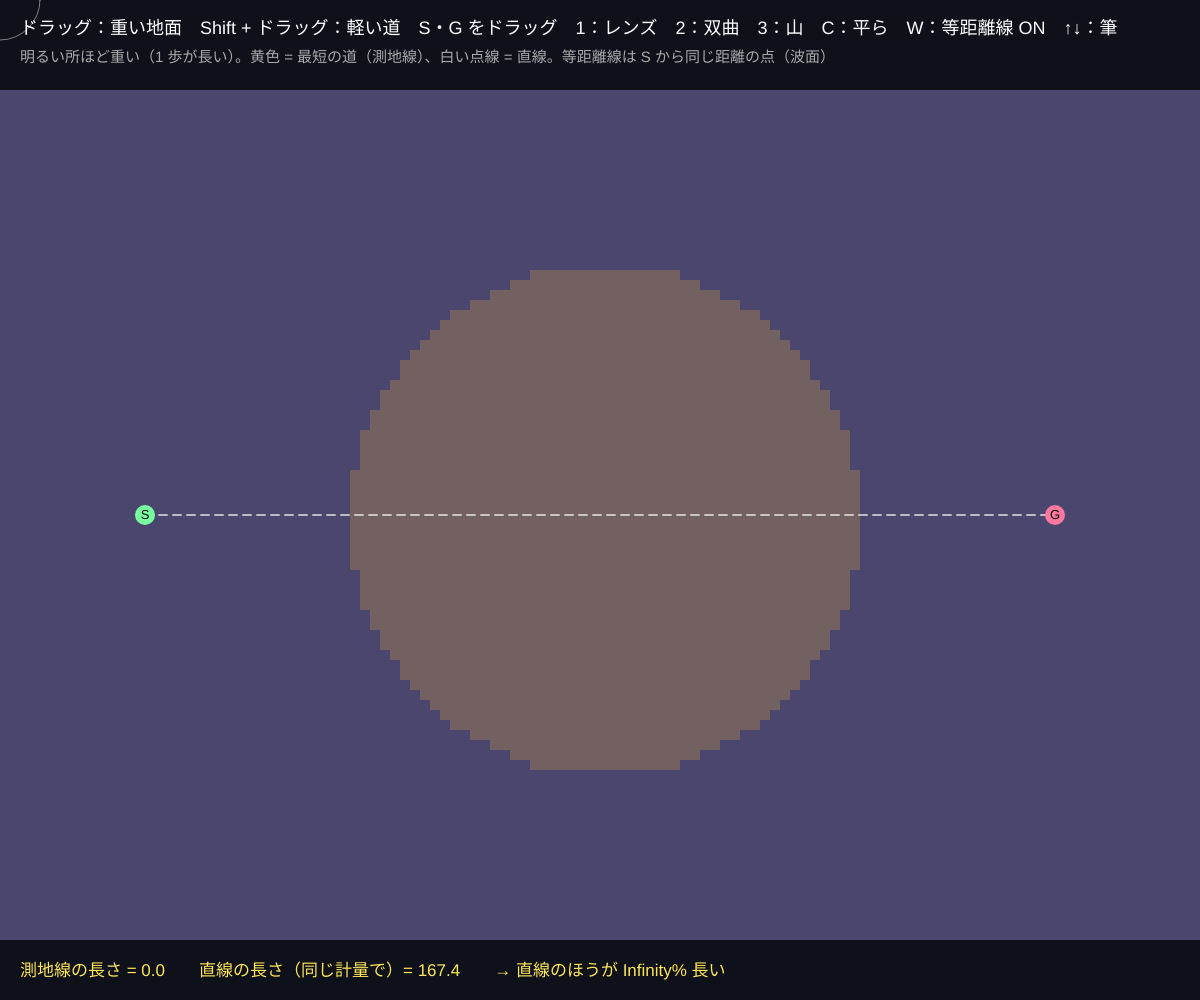
Frame 1 (no input)
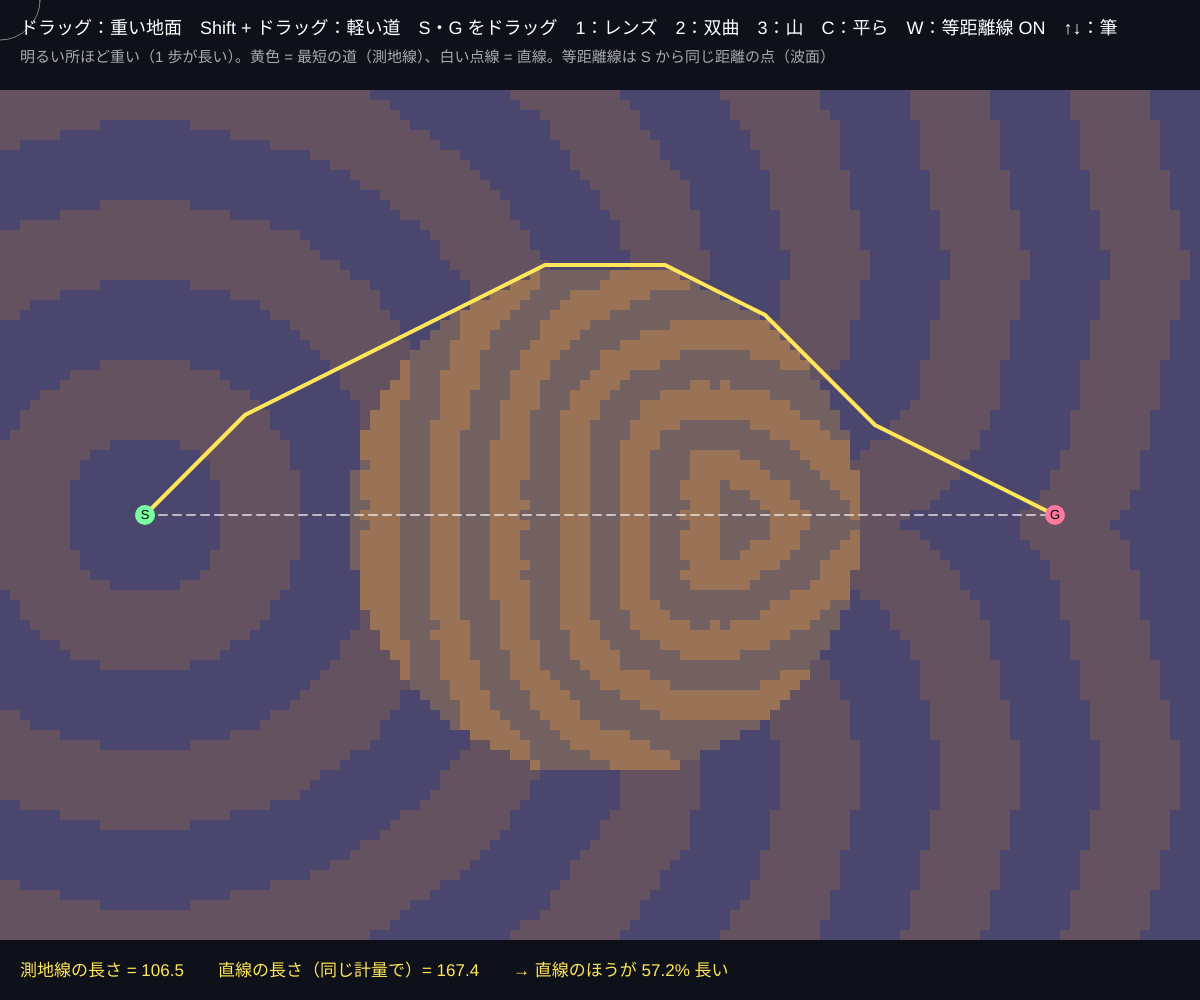
Frame 60 (no input)
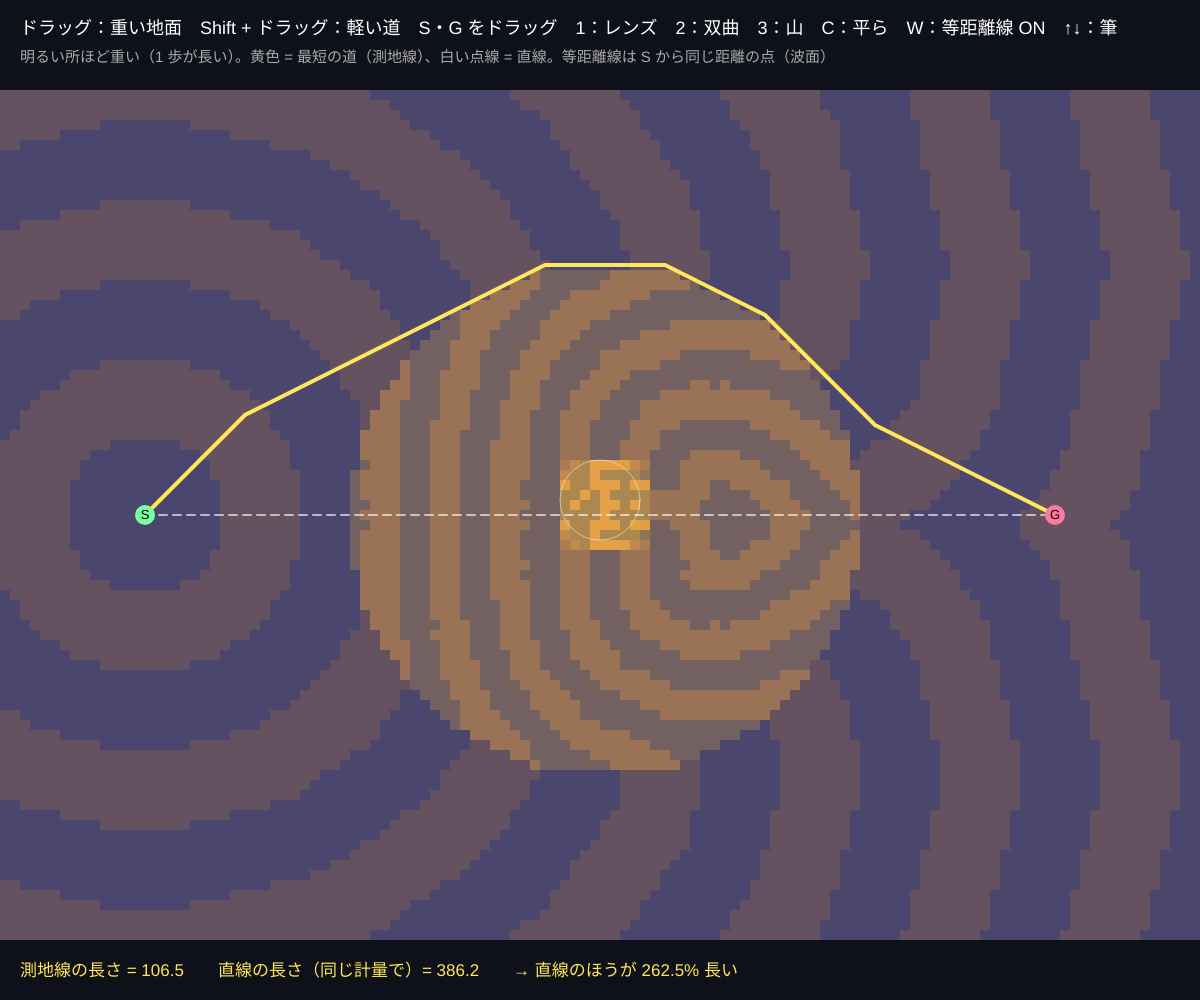
Frame 120 (the mouse pressed at the canvas centre since frame 60)

The p5.js sketch that drew these frames (run headless with seeded random() and noise() and a simulated clock; from frame 60 on, the mouse is pressed at the canvas centre):

// p5.js sketch
// ── sketch.js
// ============================================
// 12 リーマン計量で距離を変える
// 「場所によって 1 歩の重さがちがう」平面：ds = c(x, y) × |dx|（c が大きい所は進みにくい = 遠い）。これがリーマン計量の一例
//   最短の道（測地線）は直線でなく、重い所をよけて曲がる。光が水やガラスで曲がる（屈折）のと同じしくみ
// ドラッグ = 重い地面を塗る / Shift + ドラッグ = 軽い道を塗る / S・G をドラッグ = 出発・到着 / 1 = レンズ 2 = 双曲（上半平面）3 = 山 / C = 平らに / W = 等距離線 / ↑↓ = 筆の大きさ
// ============================================

let cs = 10;                    // ★ 1 マスの大きさ（px）。小さいほど細かいが重い
let gw, gh, top0 = 90;
let cost, distA, prevA;         // マスごとの重さ c、出発点からの距離、ひとつ前のマス
let S, G;                       // 出発・到着（マスの番号 [i, j]）
let brush = 4;                  // ★ 筆の半径（マス）
let showWaves = true, dirty = true, imgDirty = true, img, dragWhat = null;
let path = [];
const NB = [[1, 0], [-1, 0], [0, 1], [0, -1], [1, 1], [1, -1], [-1, 1], [-1, -1], [1, 2], [2, 1], [-1, 2], [-2, 1], [1, -2], [2, -1], [-1, -2], [-2, -1]];   // 16 方向に進める

function setup() {
  createCanvas(windowWidth, windowHeight);
  gw = floor(width / cs); gh = floor((height - top0 - 60) / cs);
  cost = new Float32Array(gw * gh); distA = new Float64Array(gw * gh); prevA = new Int32Array(gw * gh);
  img = createImage(gw, gh);
  preset(1);
}
function idx(i, j) { return j * gw + i; }

function preset(k) {
  S = [floor(gw * 0.12), floor(gh * 0.5)]; G = [floor(gw * 0.88), floor(gh * 0.5)];
  for (let j = 0; j < gh; j++) for (let i = 0; i < gw; i++) {
    let c = 1;
    let dx = (i - gw / 2) / gh, dy = (j - gh / 2) / gh;
    if (k === 1) c = dx * dx + dy * dy < 0.09 ? 2.5 : 1;                       // ガラスのレンズ（重い円）
    if (k === 2) c = Math.min(30, 0.25 / ((gh - j) / gh));                      // ★ 上半平面 ds = |dx| / y（下ほど重い）
    if (k === 3) c = 1 + 4 * Math.exp(-((dx * dx + dy * dy) / 0.02));           // 山
    cost[idx(i, j)] = c;
  }
  if (k === 2) { S = [floor(gw * 0.2), floor(gh * 0.75)]; G = [floor(gw * 0.8), floor(gh * 0.75)]; }
  dirty = true; imgDirty = true;
}

// ★ ダイクストラ法：出発点から全マスへの最短距離（計量 c で測った長さ）
function dijkstra() {
  distA.fill(Infinity); prevA.fill(-1);
  let s = idx(S[0], S[1]);
  distA[s] = 0;
  let heap = [[0, s]];
  while (heap.length) {
    let [d, u] = heapPop(heap);
    if (d > distA[u]) continue;
    let ui = u % gw, uj = (u - ui) / gw;
    for (let [di, dj] of NB) {
      let vi = ui + di, vj = uj + dj;
      if (vi < 0 || vj < 0 || vi >= gw || vj >= gh) continue;
      let v = idx(vi, vj);
      let nd = d + Math.hypot(di, dj) * 0.5 * (cost[u] + cost[v]);   // 辺の長さ × 平均の重さ
      if (nd < distA[v]) { distA[v] = nd; prevA[v] = u; heapPush(heap, [nd, v]); }
    }
  }
  path = [];
  for (let v = idx(G[0], G[1]); v >= 0; v = prevA[v]) path.push([v % gw, floor(v / gw)]);
}

function draw() {
  background(14, 16, 26);
  if (mouseIsPressed && dragWhat === 'paint') paint();
  if (dirty && frameCount % 4 === 0) { dijkstra(); dirty = false; imgDirty = true; }
  if (imgDirty) redrawImage();
  noSmooth(); image(img, 0, top0, gw * cs, gh * cs); smooth();
  // 最短路（測地線）
  noFill(); stroke(255, 230, 90); strokeWeight(4);
  beginShape(); for (let [i, j] of path) vertex((i + 0.5) * cs, top0 + (j + 0.5) * cs); endShape();
  // 直線と、その計量での長さ
  let sx = (S[0] + 0.5) * cs, sy = top0 + (S[1] + 0.5) * cs, gx = (G[0] + 0.5) * cs, gy = top0 + (G[1] + 0.5) * cs;
  stroke(255, 255, 255, 160); strokeWeight(2); drawingContext.setLineDash([8, 6]); line(sx, sy, gx, gy); drawingContext.setLineDash([]);
  let straightLen = 0, n = 400;
  for (let k = 0; k < n; k++) {
    let t = (k + 0.5) / n, i = floor(S[0] + (G[0] - S[0]) * t + 0.5), j = floor(S[1] + (G[1] - S[1]) * t + 0.5);
    straightLen += cost[idx(constrain(i, 0, gw - 1), constrain(j, 0, gh - 1))] * Math.hypot(G[0] - S[0], G[1] - S[1]) / n;
  }
  for (let [p, c, nm] of [[[sx, sy], [120, 255, 160], 'S'], [[gx, gy], [255, 120, 160], 'G']]) {
    noStroke(); fill(...c); circle(p[0], p[1], 20); fill(0); textSize(13); textAlign(CENTER, CENTER); text(nm, p[0], p[1]); textAlign(LEFT, BASELINE);
  }
  noFill(); stroke(255, 120); strokeWeight(1); circle(mouseX, mouseY, brush * 2 * cs);

  noStroke(); fill(255); textSize(18);
  text('ドラッグ：重い地面　Shift + ドラッグ：軽い道　S・G をドラッグ　1：レンズ　2：双曲　3：山　C：平ら　W：等距離線 ' + (showWaves ? 'ON' : 'off') + '　↑↓：筆', 20, 34);
  fill(170); textSize(15);
  text('明るい所ほど重い（1 歩が長い）。黄色 = 最短の道（測地線）、白い点線 = 直線。等距離線は S から同じ距離の点（波面）', 20, 62);
  let geo = distA[idx(G[0], G[1])];
  fill(255, 230, 90); textSize(17);
  text('測地線の長さ = ' + nf(geo, 1, 1) + '　　直線の長さ（同じ計量で）= ' + nf(straightLen, 1, 1) + '　　→ 直線のほうが ' + nf((straightLen / geo - 1) * 100, 1, 1) + '% 長い', 20, height - 24);
}
// 重さ → 色、等距離線を重ねた画像
function redrawImage() {
  img.loadPixels();
  let wave = showWaves ? max(8, (distA[idx(G[0], G[1])] || 100) / 14) : 0;
  for (let j = 0; j < gh; j++) for (let i = 0; i < gw; i++) {
    let k = idx(i, j), c = cost[k], t = constrain(Math.log(c) / Math.log(30) + 0.35, 0, 1), p = 4 * k;
    let r = 30 + 200 * t, g = 40 + 120 * t, b = 70 + 40 * (1 - t);
    if (wave && isFinite(distA[k]) && Math.floor(distA[k] / wave) % 2 === 0) { r *= 0.75; g *= 0.85; b *= 1.15; }
    img.pixels[p] = r; img.pixels[p + 1] = g; img.pixels[p + 2] = b; img.pixels[p + 3] = 255;
  }
  img.updatePixels();
  imgDirty = false;
}
function paint() {
  let ci = floor(mouseX / cs), cj = floor((mouseY - top0) / cs), lighter = keyIsDown(SHIFT);
  for (let j = cj - brush; j <= cj + brush; j++) for (let i = ci - brush; i <= ci + brush; i++) {
    if (i < 0 || j < 0 || i >= gw || j >= gh) continue;
    let w = Math.exp(-((i - ci) ** 2 + (j - cj) ** 2) / (brush * brush * 0.5));
    let k = idx(i, j);
    cost[k] = constrain(cost[k] * (lighter ? 1 - 0.15 * w : 1 + 0.25 * w), 0.2, 30);   // ★ 重さの範囲 0.2〜30
  }
  dirty = true; imgDirty = true;
}

function mousePressed() {
  let gx = floor(mouseX / cs), gy = floor((mouseY - top0) / cs);
  if (Math.hypot(gx - S[0], gy - S[1]) < 2.5) dragWhat = 'S';
  else if (Math.hypot(gx - G[0], gy - G[1]) < 2.5) dragWhat = 'G';
  else if (mouseY > top0) dragWhat = 'paint';
  else dragWhat = null;
}
function mouseDragged() {
  let p = [constrain(floor(mouseX / cs), 0, gw - 1), constrain(floor((mouseY - top0) / cs), 0, gh - 1)];
  if (dragWhat === 'S') { S = p; dirty = true; }
  if (dragWhat === 'G') { G = p; dirty = true; }
}
function mouseReleased() { dragWhat = null; }
function keyPressed() {
  if ('123'.includes(key) && key.length === 1) preset(int(key));
  if (key === 'c' || key === 'C') { cost.fill(1); dirty = true; }
  if (key === 'w' || key === 'W') { showWaves = !showWaves; imgDirty = true; }
  if (key === UP_ARROW) brush = min(15, brush + 1);
  if (key === DOWN_ARROW) brush = max(1, brush - 1);
}

// ---------- やってみよう ----------
// 1. 例 1（レンズ）：S と G をレンズの上下にずらすと、道がレンズの中で折れ曲がる（スネルの法則）
// 2. 例 2（双曲）：同じ高さの 2 点を結ぶ最短の道は半円！ これは 09 の双曲平面のもう 1 つの地図（上半平面）
// 3. 等距離線（W）の波面と最短の道は、いつも直角に交わる。確かめよう
// 4. NB を 4 方向（上下左右）だけにすると、平らな所の最短の道はどう見える？（マス目の計量）


// ==================================================
// ここから下は「ヒープの道具」（いちばん小さいものを速く取り出す）
// ==================================================
function heapPush(h, x) {
  h.push(x);
  let i = h.length - 1;
  while (i > 0) { let p = (i - 1) >> 1; if (h[p][0] <= h[i][0]) break; [h[p], h[i]] = [h[i], h[p]]; i = p; }
}
function heapPop(h) {
  let top = h[0], last = h.pop();
  if (h.length) {
    h[0] = last;
    let i = 0;
    for (;;) {
      let l = 2 * i + 1, r = l + 1, m = i;
      if (l < h.length && h[l][0] < h[m][0]) m = l;
      if (r < h.length && h[r][0] < h[m][0]) m = r;
      if (m === i) break;
      [h[m], h[i]] = [h[i], h[m]]; i = m;
    }
  }
  return top;
}
